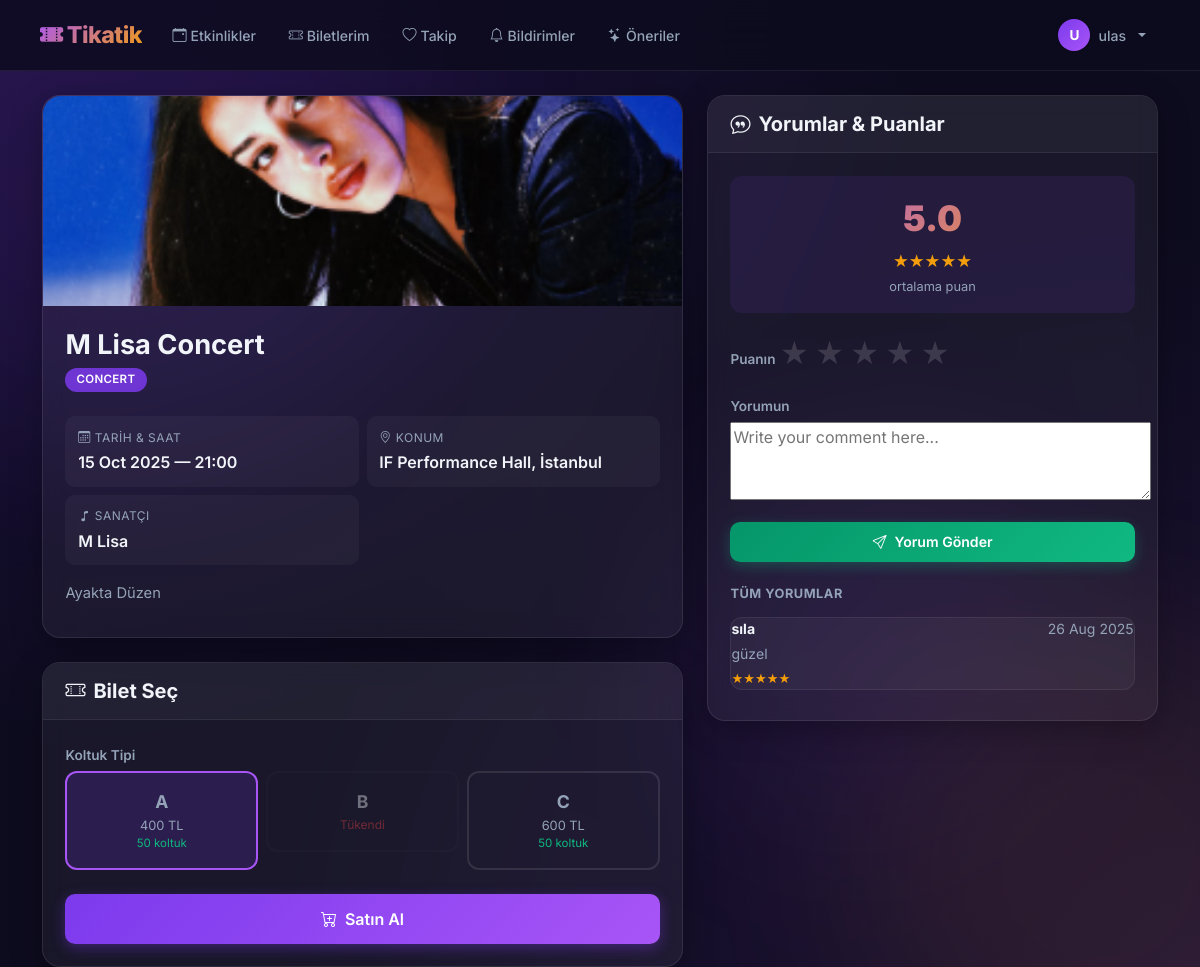
The app's page /etkinlik/42/detay/ (signed in), older data.
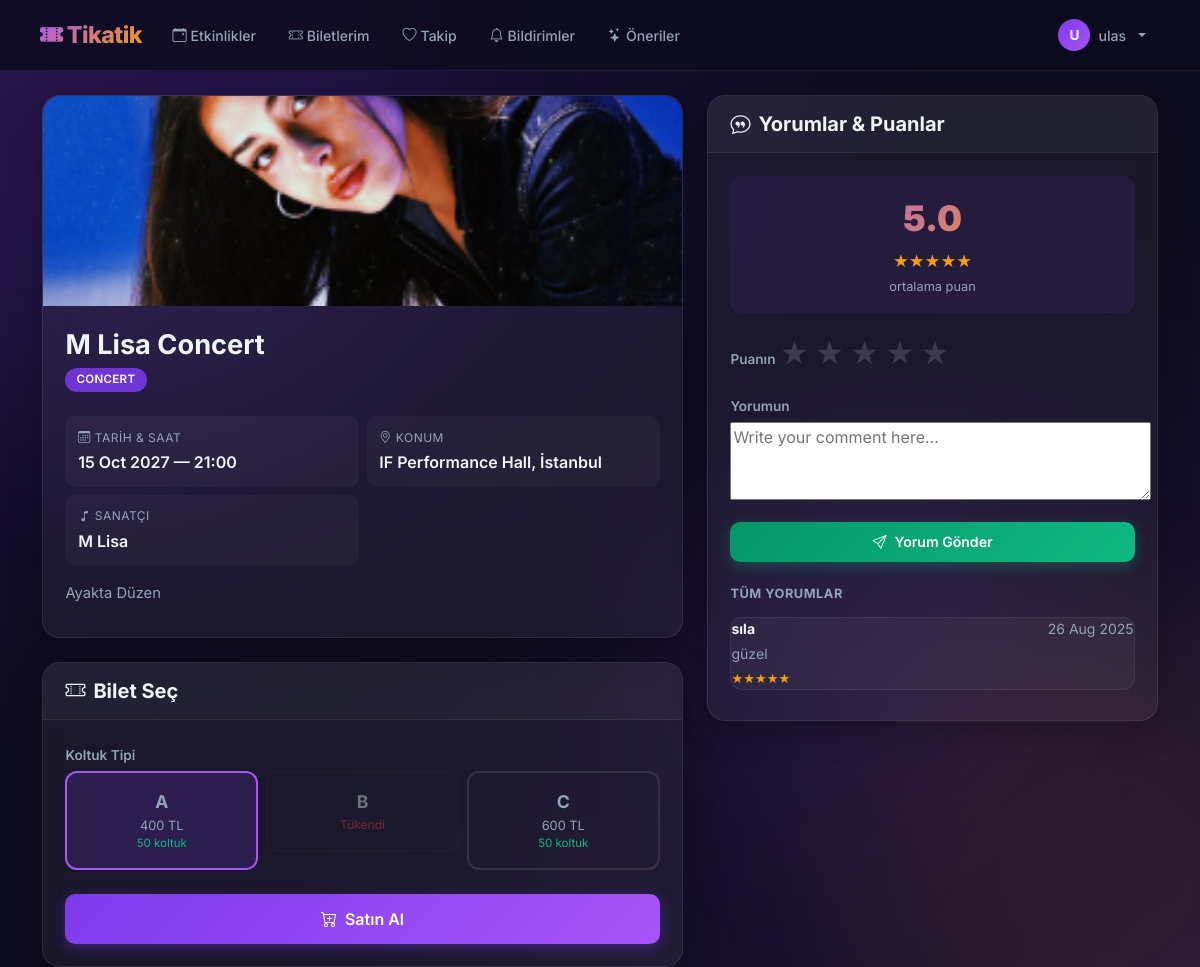
The same page, newer data.
### app/models.py (models this page shows, shortened)
class Event(models.Model):
    CATEGORY_CHOICES = [
        ('concert', 'Concert'),
        ('cinema', 'Cinema'),
        ('theatre', 'Theatre'), ]
    title = models.CharField(max_length=200)
    category = models.CharField(max_length=50, choices=CATEGORY_CHOICES)
    date = models.DateField()
    time = models.TimeField()
    city = models.CharField(max_length=100, help_text="City")
    location = models.CharField(max_length=100)
    description = models.TextField()
    image = models.ImageField(upload_to='events/')
    price = models.DecimalField(max_digits=8, decimal_places=2, default=500.00)
    price_a = models.DecimalField(max_digits=8, decimal_places=2, default=500)
    price_b = models.DecimalField(max_digits=8, decimal_places=2, default=750)
    price_c = models.DecimalField(max_digits=8, decimal_places=2, default=1000)
    seats_a =models.PositiveIntegerField(default=50)
    seats_b =models.PositiveIntegerField(default=50)
    seats_c =models.PositiveIntegerField(default=50)
    artist = models.ForeignKey(Artist, on_delete=models.SET_NULL, null=True, blank=True, related_name='events_by_artist', help_text="Select the artist associated with this event.")
    actor = models.ForeignKey(Actor, on_delete=models.SET_NULL, null=True, blank=True, related_name='events_by_actor', help_text="Select the actor associated with this event.")
    is_approved = models.BooleanField(default=False)
    seller = models.ForeignKey(CustomUser, on_delete=models.CASCADE, related_name='events')
    is_on_sale = models.BooleanField(default=False)
    sale_price_a = models.DecimalField(max_digits=10, decimal_places=2, null=True, blank=True)
    sale_price_b = models.DecimalField(max_digits=10, decimal_places=2, null=True, blank=True)
    sale_price_c = models.DecimalField(max_digits=10, decimal_places=2, null=True, blank=True)
    sale_start_time = models.DateTimeField(null=True, blank=True)
    def get_current_price(self, ticket_type):
        if self.is_on_sale:
            if ticket_type == 'A':
                return self.sale_price_a if self.sale_price_a is not None else self.price_a
            elif ticket_type == 'B':
                return self.sale_price_b if self.sale_price_b is not None else self.price_b
            elif ticket_type == 'C':
                return self.sale_price_c if self.sale_price_c is not None else self.price_c

class Artist(models.Model):
    name = models.CharField(max_length=200)
    bio = models.TextField()
    image = models.ImageField(upload_to='artists/', null=True, blank=True)

### app/views.py (the view, shortened to what this page needs)
# urls.py: path('etkinlik/<int:event_id>/detay/', views.event_detail, name='event_detail'),
@login_required
def event_detail(request, event_id):
    event = get_object_or_404(Event, id=event_id)
    reviews = event.reviews.all()
    average_rating = reviews.aggregate(Avg('rating'))['rating__avg']
    prices = {'A': event.get_current_price('A'), 'B': event.get_current_price('B'),'C': event.get_current_price('C'),}
    user_reviews = reviews.filter(user=request.user)
    review_form = EventReviewForm()
    context = {'event': event,'reviews': reviews,'average_rating': average_rating,'review_form': review_form,
        'user_reviews': user_reviews,  'selected_ticket_type': request.POST.get('ticket_type', 'A'),
        'prices': prices,}
    return render(request, 'app/event_detail.html', context)

### app/forms.py
class EventReviewForm(forms.ModelForm):
    rating = forms.ChoiceField(
        choices=[
            (5, '★★★★★'),
            (4, '★★★★☆'),
            (3, '★★★☆☆'),
            (2, '★★☆☆☆'),
            (1, '★☆☆☆☆'), ],
            widget=forms.RadioSelect,
        label="Your Score" )
    class Meta:
        model = EventReview
        fields = ['rating','comment']
        widgets = {  'comment': forms.Textarea(attrs={'rows': 3, 'placeholder': 'Write your comment here...'}), }
        labels = { 'comment': 'Your Comment', }

### app/templates/app/event_detail.html (shortened to what the changed rows need)
{% extends 'app/navbar.html' %}
{% load static %}
{% load crispy_forms_tags %}
{% block content %}
<div class="row g-4">
    <div class="col-lg-7">
        <div class="card mb-4">
            {% if event.image %}
                <img src="{{ event.image.url }}" class="card-img-top" alt="{{ event.title }}"
                     style="height:280px;object-fit:cover;">
            {% endif %}
            <div class="card-body">
                <div class="d-flex align-items-start justify-content-between flex-wrap gap-2 mb-3">
                    <div>
                        <h1 class="mb-1" style="font-size:1.7rem;">{{ event.title }}</h1>
                        <span class="event-category-badge" style="position:static;display:inline-block;margin-bottom:0.5rem;">
                            {{ event.get_category_display }}
                        </span>
                    </div>
                </div>
                <div class="row g-2 mb-3">
                    <div class="col-sm-6">
                        <div style="background:rgba(255,255,255,0.04);border-radius:10px;padding:0.8rem;">
                            <div style="font-size:0.75rem;color:var(--text-secondary);text-transform:uppercase;letter-spacing:0.5px;margin-bottom:0.2rem;">
                                <i class="bi bi-calendar3 me-1"></i>Tarih & Saat
                            </div>
                            <div style="font-weight:600;">{{ event.date|date:"d M Y" }} — {{ event.time|time:"H:i" }}</div>
                        </div>
                    </div>
                    <div class="col-sm-6">
                        <div style="background:rgba(255,255,255,0.04);border-radius:10px;padding:0.8rem;">
                            <div style="font-size:0.75rem;color:var(--text-secondary);text-transform:uppercase;letter-spacing:0.5px;margin-bottom:0.2rem;">
                                <i class="bi bi-geo-alt me-1"></i>Konum
                            </div>
                            <div style="font-weight:600;">{{ event.location }}{% if event.city %}, {{ event.city }}{% endif %}</div>
                        </div>
                    </div>
                    {% if event.artist %}
                    <div class="col-sm-6">
                        <div style="background:rgba(255,255,255,0.04);border-radius:10px;padding:0.8rem;">
                            <div style="font-size:0.75rem;color:var(--text-secondary);text-transform:uppercase;letter-spacing:0.5px;margin-bottom:0.2rem;">
                                <i class="bi bi-music-note me-1"></i>Sanatçı
                            </div>
                            <div style="font-weight:600;">{{ event.artist.name }}</div>
                        </div>
                    </div>
                    {% endif %}
                </div>
                {% if event.description %}
                    <p style="font-size:0.92rem;line-height:1.7;">{{ event.description }}</p>
                {% endif %}
            </div>
        </div>
        <div class="card">
            <div class="card-body">
                <form action="{% url 'event_detail' event.id %}" method="post">
                    <div class="mb-4">
                        <div class="row g-2">
                            {% if event.seats_a > 0 %}
                                <div class="col-4">
                                    <label class="d-block" style="cursor:pointer;">
                                        <div class="ticket-option-card text-center"
                                             style="border:2px solid rgba(255,255,255,0.1);border-radius:12px;padding:1rem;transition:all 0.2s;">
                                            <div style="font-weight:700;font-size:1.1rem;">A</div>
                                            <div style="font-size:0.8rem;color:var(--text-secondary);">{{ prices.A|floatformat:0 }} TL</div>
                                            <div style="font-size:0.72rem;color:var(--success);">{{ event.seats_a }} koltuk</div>
                                        </div>
                                    </label>
                                </div>
                            {% endif %}
                            {% if event.seats_c > 0 %}
                                <div class="col-4">
                                    <label class="d-block" style="cursor:pointer;">
                                        <div class="ticket-option-card text-center"
                                             style="border:2px solid rgba(255,255,255,0.1);border-radius:12px;padding:1rem;transition:all 0.2s;">
                                            <div style="font-weight:700;font-size:1.1rem;">C</div>
                                            <div style="font-size:0.8rem;color:var(--text-secondary);">{{ prices.C|floatformat:0 }} TL</div>
                                            <div style="font-size:0.72rem;color:var(--success);">{{ event.seats_c }} koltuk</div>
                                        </div>
                                    </label>
                                </div>
                            {% endif %}
                        </div>
                    </div>
                </form>
            </div>
        </div>
    </div>
</div>
{% endblock %}

Row changes from the older to the newer data that the page shows:
changed Event "M Lisa Concert": date "15 Oct 2025" → "15 Oct 2027"
